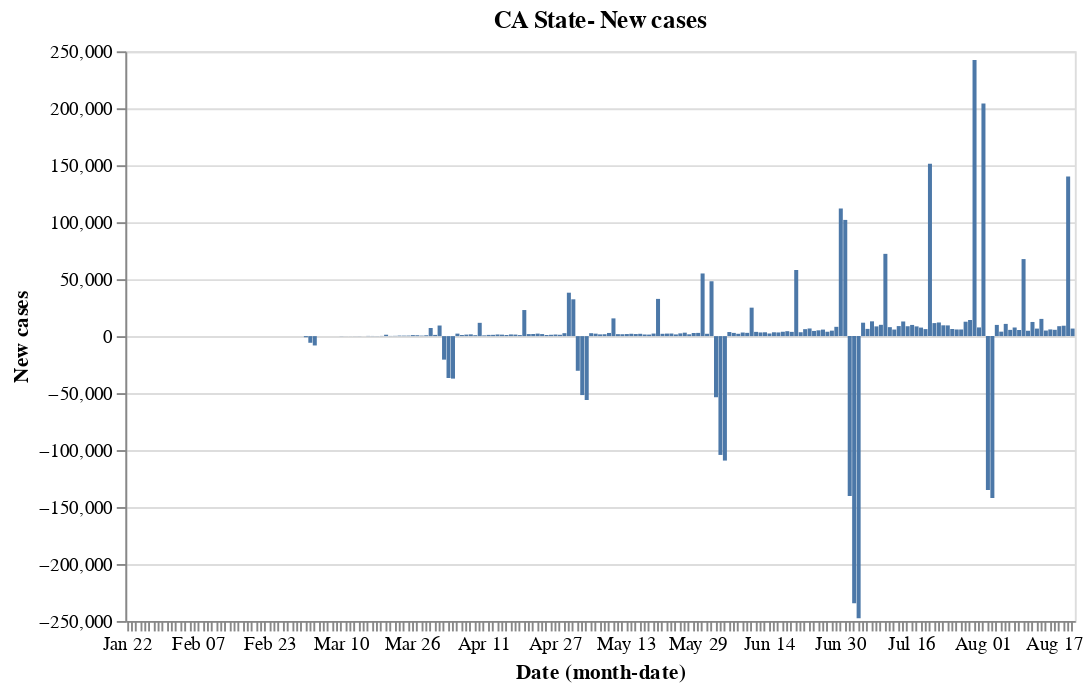

The cell this chart's notebook holds for it:
### Code cell
red = alt.value("#f54242")
##Ca data
#base_ca.encode(y='Confirmed').properties(title='Total Confirmed') | base_ca.encode(y='Deaths',color = red).properties(title='Total deaths')
base_ca.encode(y='New cases').properties(title='CA State- New cases')

### Figure 1 — Vega-Lite specification as saved in the notebook (floating-point values rounded to 4 significant figures; data arrays with more than 128 entries replaced by an {"elided": "..."} marker saying what was removed)
{"config": {"view": {"continuousWidth": 400, "continuousHeight": 300}}, "data": {"name": "data-0991346e0b40d7699fa43d65d81c359a"}, "mark": "bar", "encoding": {"x": {"type": "ordinal", "field": "Date", "timeUnit": "monthdate"}, "y": {"type": "quantitative", "field": "New cases"}}, "title": "CA State- New cases", "width": 500, "$schema": "https://vega.github.io/schema/vega-lite/v4.8.1.json", "datasets": {"data-0991346e0b40d7699fa43d65d81c359a": {"elided": "213 records"}}}
